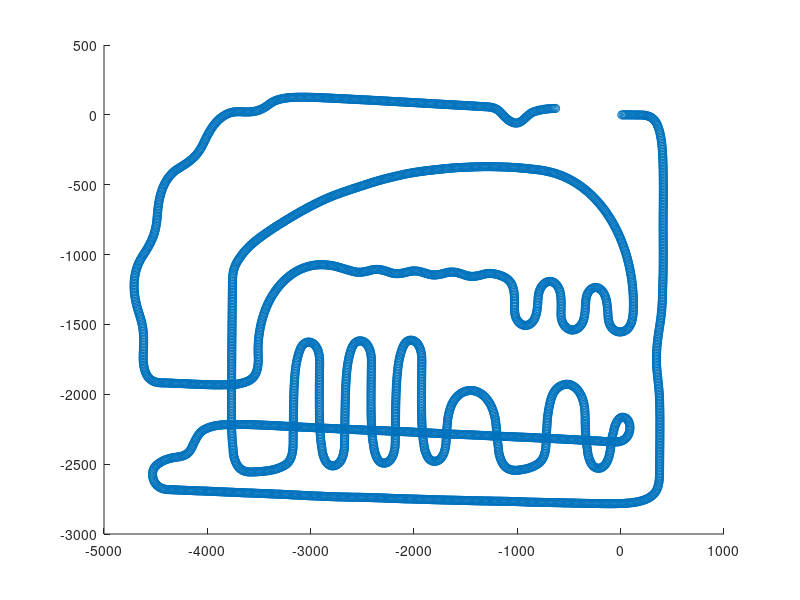

This figure's MATLAB source: (Note: this script raises an error after producing the figure.)
data = load("Distance, Theta.txt");
distance = data(:, 1);
theta = data(:, 2);

% データが有るところだけ抽出
distance = nonzeros(distance);
theta = theta(1:size(distance));

theta_adj = theta .* 1;

x = 0;
y = 0;
th = 0;

X = [];
Y = [];
for i = 1:size(distance)
    %x = x + distance(i) * cos(th + theta_adj(i)/2);
    %y = y + distance(i) * sin(th + theta_adj(i)/2);
    x = distance(i);
    y = theta(i);
    th = th + theta_adj(i);
    X = [X x];
    Y = [Y y];
end

figure(1);
scatter(X, Y)
xline(0,"-r")
xline(-1000,"-r")
yline(0,"-r")
grid on
grid minor
axis equal